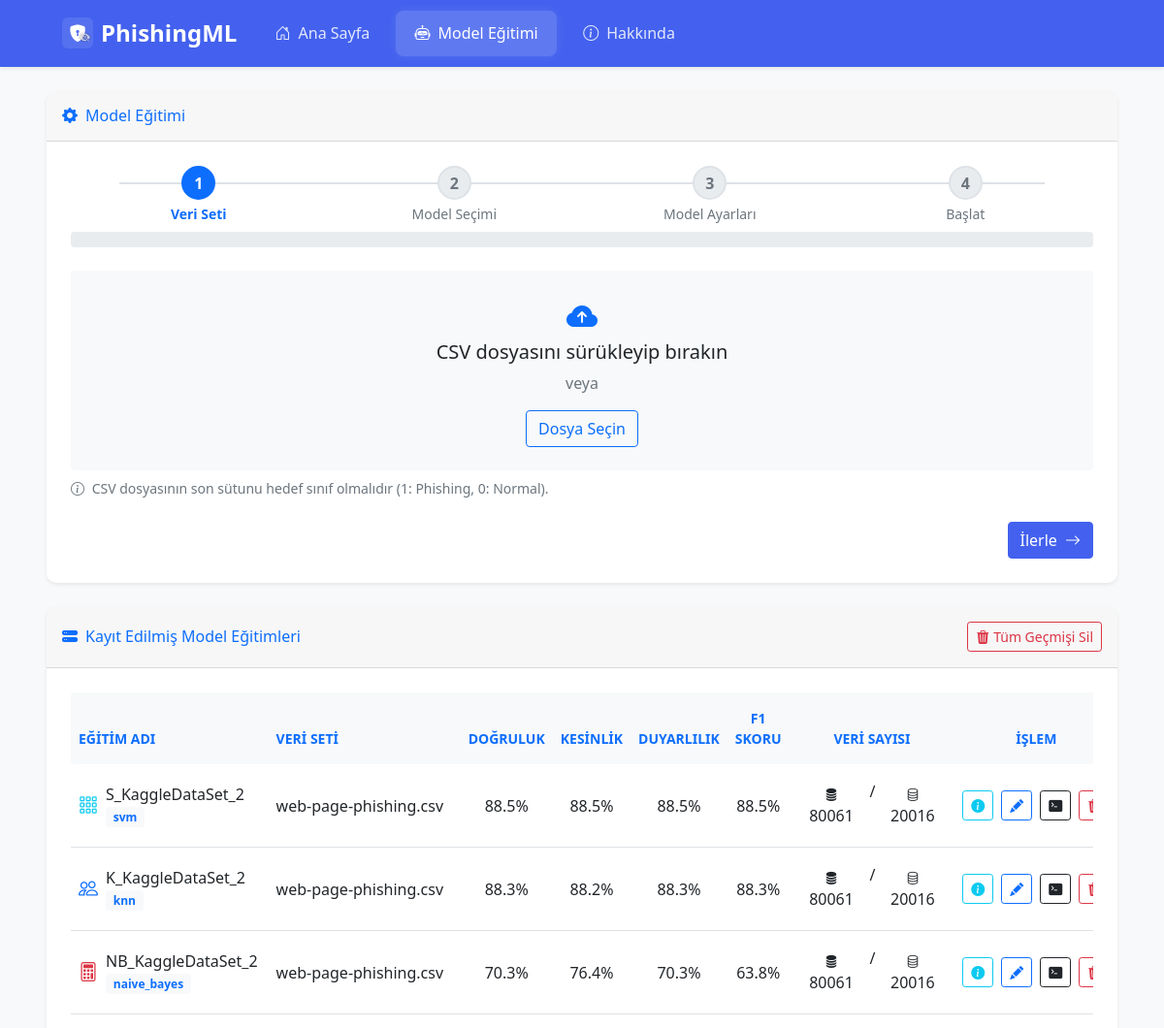
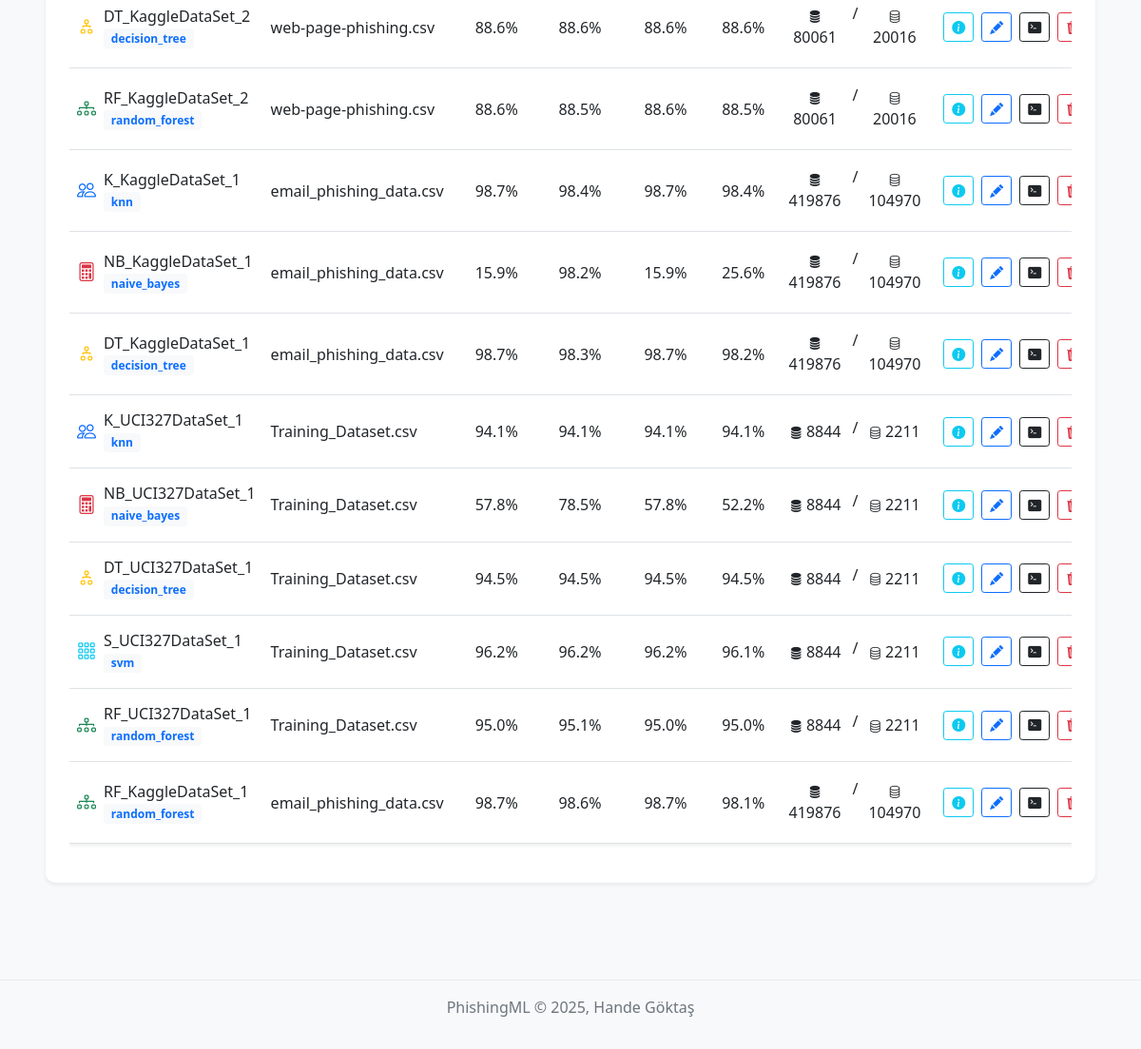
The page /train on the database its author committed (2 pictures, top to bottom).
### app/models.py (models this page shows, shortened)
class TrainedModel(db.Model):
    __tablename__ = 'trained_models'
    id = db.Column(db.Integer, primary_key=True)
    model_name = db.Column(db.String(100), nullable=False)
    model_name_display = db.Column(db.String(100), nullable=False, unique=True)
    dataset_name = db.Column(db.String(200), nullable=False)
    dataset_hash = db.Column(db.String(64), nullable=True)  # Veri seti hash değeri için yeni alan
    accuracy = db.Column(db.Float, nullable=False)
    precision = db.Column(db.Float, nullable=False)
    recall = db.Column(db.Float, nullable=False)
    f1_score = db.Column(db.Float, nullable=False)
    training_time = db.Column(db.Float, nullable=False)
    trained_at = db.Column(db.DateTime, default=get_current_turkey_time)
    model_path = db.Column(db.String(500), nullable=False)
    random_seed = db.Column(db.Integer, nullable=True)  # Random seed değeri için yeni alan
    test_data_path = db.Column(db.String(500), nullable=True)
    training_data_path = db.Column(db.String(500), nullable=True)
    icon_class = db.Column(db.String(100), nullable=True)
    notes = db.Column(db.Text, nullable=True)
    train_samples_count = db.Column(db.Integer, nullable=True)
    test_samples_count = db.Column(db.Integer, nullable=True)
    training_data_json = db.Column(db.Text, nullable=True)  # Eğitim verisi JSON formatında
    test_data_json = db.Column(db.Text, nullable=True)  # Test verisi JSON formatında
    training_logs_json = db.Column(db.Text, nullable=True) # Eğitim logları JSON formatında
    model_params_json = db.Column(db.Text, nullable=True) # Model parametreleri JSON formatında

### app.py (the view, shortened to what this page needs)
@app.route('/train', methods=['GET', 'POST'])
def train_route():
    session.permanent = True
    trained_models = TrainedModel.query.order_by(TrainedModel.trained_at.desc()).all()
    session.pop('last_results_for_save_page', None)
    session.pop('last_result_for_save', None)
    return render_template('train.html', trained_models=trained_models, results=None)

### app/templates/train.html (shortened to what this page needs)
{% extends 'base.html' %}
{% block content %}
<div class="row">
    <div class="col-md-12">
        <div class="card shadow-sm mb-4 border-light">
            <div class="card-header py-3">
                <h6 class="m-0 font-weight-bold text-primary"><i class="bi bi-gear-fill me-2"></i>Model Eğitimi</h6>
            </div>
            <div class="card-body">
                <form method="POST" enctype="multipart/form-data" id="training-form">
                    <div class="progress-container mb-4">
                        <div class="step-progress d-flex justify-content-between">
                            <div class="step-item active">
                                <div class="step-circle">1</div>
                                <div class="step-name mt-1 small">Veri Seti</div>
                            </div>
                            <div class="step-item">
                                <div class="step-circle">2</div>
                                <div class="step-name mt-1 small">Model Seçimi</div>
                            </div>
                            <div class="step-item">
                                <div class="step-circle">3</div>
                                <div class="step-name mt-1 small">Model Ayarları</div>
                            </div>
                            <div class="step-item">
                                <div class="step-circle">4</div>
                                <div class="step-name mt-1 small">Başlat</div>
                            </div>
                        </div>
                        <div class="progress mt-2">
                        </div>
                    </div>
                    <div class="step-container" id="step-1">
                        <div class="drop-zone rounded border-2 border-dashed border-primary p-4 text-center bg-light position-relative">
                            <div id="drop-content">
                                <i class="bi bi-cloud-arrow-up-fill text-primary fs-2 mb-2"></i>
                                <h5 class="fw-normal">CSV dosyasını sürükleyip bırakın</h5>
                                <p class="text-muted">veya</p>
                                <button type="button" class="btn btn-outline-primary" id="browse-button">Dosya Seçin</button>
                            </div>
                        </div>
                        <div class="form-text mt-2">
                            <i class="bi bi-info-circle me-1"></i> CSV dosyasının son sütunu hedef sınıf olmalıdır (1: Phishing, 0: Normal).
                        </div>
                        <div class="mt-4 d-flex justify-content-end">
                            <button type="button" class="btn btn-primary" id="step-1-next">İlerle <i class="bi bi-arrow-right ms-1"></i></button>
                        </div>
                    </div>
                </form>
            </div>
        </div>
        <div class="card shadow-sm mb-4 border-light">
            <div class="card-header py-3 d-flex flex-row align-items-center justify-content-between">
                <h6 class="m-0 font-weight-bold text-primary"><i class="bi bi-hdd-stack-fill me-2"></i>Kayıt Edilmiş Model Eğitimleri</h6>
                {% if trained_models and trained_models|length > 0 %}
                <form method="POST" action="{{ url_for('delete_all_history_route') }}" onsubmit="return confirm('Tüm eğitim geçmişi silinecek. Emin misiniz?');" class="ms-auto">
                    <button type="submit" class="btn btn-outline-danger btn-sm"><i class="bi bi-trash3-fill me-1"></i>Tüm Geçmişi Sil</button>
                </form>
                {% endif %}
            </div>
            <div class="card-body">
                {% if trained_models and trained_models|length > 0 %}
                <div class="table-responsive">
                    <table class="table table-borderless table-hover shadow-sm" id="historyTable">
                        <thead>
                            <tr class="bg-light">
                                <th class="fw-semibold rounded-start text-primary py-3 small text-uppercase">Eğitim Adı</th>
                                <th class="fw-semibold text-primary py-3 small text-uppercase">Veri Seti</th>
                                <th class="fw-semibold text-primary py-3 text-center small text-uppercase">Doğruluk</th>
                                <th class="fw-semibold text-primary py-3 text-center small text-uppercase">Kesinlik</th>
                                <th class="fw-semibold text-primary py-3 text-center small text-uppercase">Duyarlılık</th>
                                <th class="fw-semibold text-primary py-3 text-center small text-uppercase">F1 Skoru</th>
                                <th class="fw-semibold text-primary py-3 text-center small text-uppercase">Veri Sayısı</th>
                                <th class="fw-semibold rounded-end text-primary py-3 text-center small text-uppercase">İşlem</th>
                            </tr>
                        </thead>
                        <tbody>
                            {% for model in trained_models %}
                            <tr class="align-middle border-bottom">
                                <td class="py-3">
                                    <div class="d-flex align-items-center">
                                        <i class="{{ model.icon_class }} fs-5 me-2"></i>
                                        <div>
                                            <div class="fw-medium lh-sm text-truncate-cell" data-full-text="{{ model.model_name_display }}">{{ model.model_name_display }}</div>
                                            <div><small class="badge bg-light text-primary fs-10">{{ model.model_name }}</small></div>
                                        </div>
                                    </div>
                                </td>
                                <td class="py-3 fs-6">
                                    <span class="text-truncate-cell" data-full-text="{{ model.dataset_name }}">{{ model.dataset_name }}</span>
                                </td>
                                <td class="py-3 text-center"><span class="text-dark fs-6">{{ "%.1f"|format(model.accuracy) }}%</span></td>
                                <td class="py-3 text-center"><span class="text-dark fs-6">{{ "%.1f"|format(model.precision) }}%</span></td>
                                <td class="py-3 text-center"><span class="text-dark fs-6">{{ "%.1f"|format(model.recall) }}%</span></td>
                                <td class="py-3 text-center"><span class="text-dark fs-6">{{ "%.1f"|format(model.f1_score) }}%</span></td>
                                <td class="py-3 text-center">
                                    {% if model.train_samples_count %}
                                    <div class="btn-group" role="group">
                                        <button type="button" class="btn btn-sm btn-outline-dark border-0" data-bs-toggle="modal" data-bs-target="#trainDataModal{{ loop.index }}_history" title="Eğitim Verileri">
                                            <i class="bi bi-database-fill text-dark"></i> <span class="fs-6">{{ model.train_samples_count }}</span>
                                        </button>
                                        <span class="text-dark mx-1 fs-6">/</span>
                                        <button type="button" class="btn btn-sm btn-outline-dark border-0" data-bs-toggle="modal" data-bs-target="#testDataModal{{ loop.index }}_history" title="Test Verileri">
                                            <i class="bi bi-database text-dark"></i> <span class="fs-6">{{ model.test_samples_count }}</span>
                                        </button>
                                    </div>
                                    {% else %}
                                    <span class="text-dark fst-italic fs-6">Veri sayısı bulunamadı</span>
                                    {% endif %}
                                </td>
                                <td class="py-3 text-center">
                                    <div class="d-flex gap-2 justify-content-center">
                                        <button type="button" class="btn btn-sm btn-outline-info" onclick="openModelDetailsModal({{ model.id }})" data-bs-toggle="tooltip" data-bs-placement="top" title="Detaylar">
                                            <i class="bi bi-info-circle-fill"></i>
                                        </button>
                                        <button type="button" class="btn btn-sm btn-outline-primary" onclick="openEditModal({{ model.id }}, '{{ model.model_name_display }}')" data-bs-toggle="tooltip" data-bs-placement="top" title="Düzenle">
                                            <i class="bi bi-pencil-fill"></i>
                                        </button>
                                        <button type="button" class="btn btn-sm btn-outline-dark" onclick="openLogsModal({{ model.id }})" data-bs-toggle="tooltip" data-bs-placement="top" title="Loglar">
                                            <i class="bi bi-terminal-fill"></i>
                                        </button>
                                        <form method="POST" action="{{ url_for('delete_history_entry_route', entry_id=model.id) }}" onsubmit="return confirm('Bu kayıt silinecek. Emin misiniz?');" class="d-inline">
                                            <button type="submit" class="btn btn-sm btn-outline-danger" data-bs-toggle="tooltip" data-bs-placement="top" title="Sil">
                                                <i class="bi bi-trash3-fill"></i>
                                            </button>
                                        </form>
                                    </div>
                                </td>
                            </tr>
                            {% else %}
                            <tr>
                                <td colspan="8" class="text-center py-4 text-dark fst-italic fs-6">Geçmiş eğitim kaydı bulunmamaktadır.</td>
                            </tr>
                            {% endfor %}
                        </tbody>
                    </table>
                </div>
                {% else %}
                <div class="text-center py-4">
                    <i class="bi bi-database-x fs-2 text-muted mb-3"></i>
                    <p class="text-muted">Kayıtlı eğitim bulunamadı. Model eğittikten sonra kaydedebilirsiniz.</p>
                </div>
                {% endif %}
            </div>
        </div>
    </div>
</div>
{% endblock %}

### app/templates/base.html (shortened to what this page needs)
<!DOCTYPE html>
<html lang="tr">
<head>
    <link href="https://cdn.jsdelivr.net/npm/bootstrap@5.1.3/dist/css/bootstrap.min.css" rel="stylesheet">
    <link rel="stylesheet" href="https://cdn.jsdelivr.net/npm/bootstrap-icons@1.8.1/font/bootstrap-icons.css">
    <link rel="stylesheet" href="{{ url_for('static', filename='css/style.css') }}">
</head>
<body>
    <nav class="navbar navbar-expand-lg navbar-dark bg-primary fixed-top shadow-sm">
        <div class="container-fluid px-md-4 px-lg-5">
            <a class="navbar-brand d-flex align-items-center" href="{{ url_for('index') }}">
                <span class="brand-icon-container me-2 d-inline-flex align-items-center justify-content-center position-relative">
                    <i class="bi bi-shield-lock-fill"></i>
                    <i class="bi bi-eye-slash-fill brand-icon-overlay position-absolute"></i>
                </span>
                PhishingML
            </a>
            <div class="collapse navbar-collapse" id="navbarNav">
                <ul class="navbar-nav">
                    <li class="nav-item">
                        <a class="nav-link d-flex align-items-center {% if request.path == url_for('index') %}active{% endif %}" href="{{ url_for('index') }}">
                            <i class="bi bi-house-door me-2"></i>
                            <span>Ana Sayfa</span>
                        </a>
                    </li>
                    <li class="nav-item">
                        <a class="nav-link d-flex align-items-center {% if request.path == url_for('train_route') %}active{% endif %}" href="{{ url_for('train_route') }}">
                            <i class="bi bi-robot me-2"></i>
                            <span>Model Eğitimi</span>
                        </a>
                    </li>
                    <li class="nav-item">
                        <a class="nav-link d-flex align-items-center {% if request.path == url_for('about_route') %}active{% endif %}" href="{{ url_for('about_route') }}">
                            <i class="bi bi-info-circle me-2"></i>
                            <span>Hakkında</span>
                        </a>
                    </li>
                </ul>
            </div>
        </div>
    </nav>
    <div class="content-wrapper">
        <div class="container-fluid px-md-4 px-lg-5 mt-4">
            {% block content %}{% endblock %}
        </div>
    </div>
    <footer class="mt-5 py-3 text-center text-muted">
        <div class="container-fluid px-md-4 px-lg-5">
            <p>PhishingML © 2025, Hande Göktaş</p>
        </div>
    </footer>
</body>
</html>

### rows shown on the page
TrainedModel: model_name_display "S_KaggleDataSet_2", model_name "svm", dataset_name "web-page-phishing.csv", accuracy "88.5", precision "88.5", recall "88.5", f1_score "88.5", train_samples_count "80061", test_samples_count "20016"
TrainedModel: model_name_display "K_KaggleDataSet_2", model_name "knn", dataset_name "web-page-phishing.csv", accuracy "88.3", precision "88.2", recall "88.3", f1_score "88.3", train_samples_count "80061", test_samples_count "20016"
TrainedModel: model_name_display "NB_KaggleDataSet_2", model_name "naive_bayes", dataset_name "web-page-phishing.csv", accuracy "70.3", precision "76.4", recall "70.3", f1_score "63.8", train_samples_count "80061", test_samples_count "20016"
TrainedModel: model_name_display "DT_KaggleDataSet_2", model_name "decision_tree", dataset_name "web-page-phishing.csv", accuracy "88.6", precision "88.6", recall "88.6", f1_score "88.6", train_samples_count "80061", test_samples_count "20016"
TrainedModel: model_name_display "RF_KaggleDataSet_2", model_name "random_forest", dataset_name "web-page-phishing.csv", accuracy "88.6", precision "88.5", recall "88.6", f1_score "88.5", train_samples_count "80061", test_samples_count "20016"
TrainedModel: model_name_display "K_KaggleDataSet_1", model_name "knn", dataset_name "email_phishing_data.csv", accuracy "98.7", precision "98.4", recall "98.7", f1_score "98.4", train_samples_count "419876", test_samples_count "104970"
TrainedModel: model_name_display "NB_KaggleDataSet_1", model_name "naive_bayes", dataset_name "email_phishing_data.csv", accuracy "15.9", precision "98.2", recall "15.9", f1_score "25.6", train_samples_count "419876", test_samples_count "104970"
TrainedModel: model_name_display "DT_KaggleDataSet_1", model_name "decision_tree", dataset_name "email_phishing_data.csv", accuracy "98.7", precision "98.3", recall "98.7", f1_score "98.2", train_samples_count "419876", test_samples_count "104970"
TrainedModel: model_name_display "K_UCI327DataSet_1", model_name "knn", dataset_name "Training_Dataset.csv", accuracy "94.1", precision "94.1", recall "94.1", f1_score "94.1", train_samples_count "8844", test_samples_count "2211"
TrainedModel: model_name_display "NB_UCI327DataSet_1", model_name "naive_bayes", dataset_name "Training_Dataset.csv", accuracy "57.8", precision "78.5", recall "57.8", f1_score "52.2", train_samples_count "8844", test_samples_count "2211"
TrainedModel: model_name_display "DT_UCI327DataSet_1", model_name "decision_tree", dataset_name "Training_Dataset.csv", accuracy "94.5", precision "94.5", recall "94.5", f1_score "94.5", train_samples_count "8844", test_samples_count "2211"
TrainedModel: model_name_display "S_UCI327DataSet_1", model_name "svm", dataset_name "Training_Dataset.csv", accuracy "96.2", precision "96.2", recall "96.2", f1_score "96.1", train_samples_count "8844", test_samples_count "2211"
TrainedModel: model_name_display "RF_UCI327DataSet_1", model_name "random_forest", dataset_name "Training_Dataset.csv", accuracy "95.0", precision "95.1", recall "95.0", f1_score "95.0", train_samples_count "8844", test_samples_count "2211"
TrainedModel: model_name_display "RF_KaggleDataSet_1", model_name "random_forest", dataset_name "email_phishing_data.csv", accuracy "98.7", precision "98.6", recall "98.7", f1_score "98.1", train_samples_count "419876", test_samples_count "104970"
